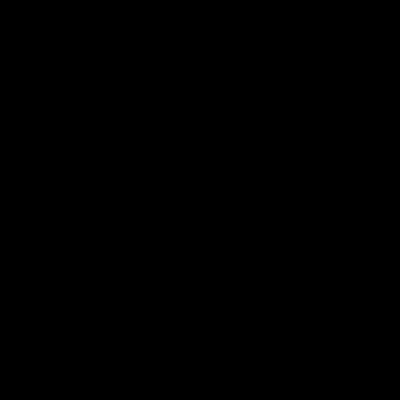
Frame 1 (no input)
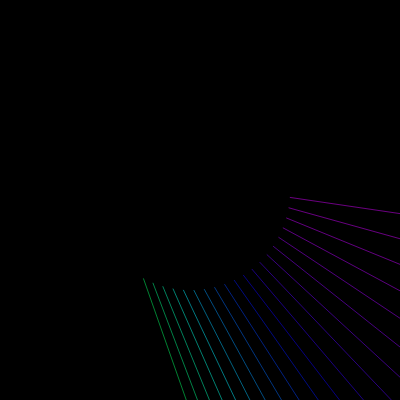
Frame 60 (no input)
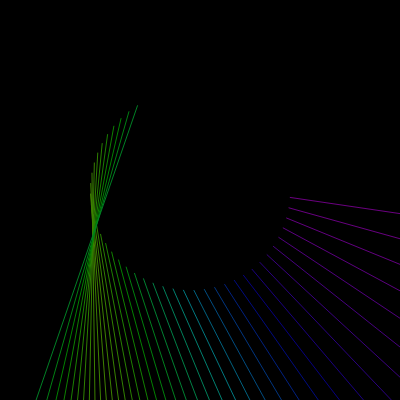
Frame 120 (the mouse pressed at the canvas centre since frame 60)

The p5.js sketch that drew these frames (run headless with seeded random() and noise() and a simulated clock; from frame 60 on, the mouse is pressed at the canvas centre):

// p5.js sketch
// ── sketch.js
var angle1;
var angle2;
 
function setup() {
  createCanvas(400, 400);
  angle1 = 0;
  angle2 = 0;
  background(0);
  colorMode(HSB);
}
 
function draw() {
  push();
  colorMode(RGB);
  background(0, 1);
  pop();
  
  noFill();
  noStroke();
  x=100*cos(radians(angle1)) + width/2.1;
  y=100*sin(radians(angle1)) + height/2.1;
  ellipse(x, y, 5, 5);

  x1=250*cos(radians(angle2)) + width/2;
  y1=500*sin(radians(angle2)) + height/2;
  ellipse(x1, y1, 5, 5);
  
  stroke(x,y, 50);
  if(frameCount % 3 == 0) {
  	line(x,y, x1,y1);
  }
  
  angle1+=2.0;
  angle2+=1.2;
}
